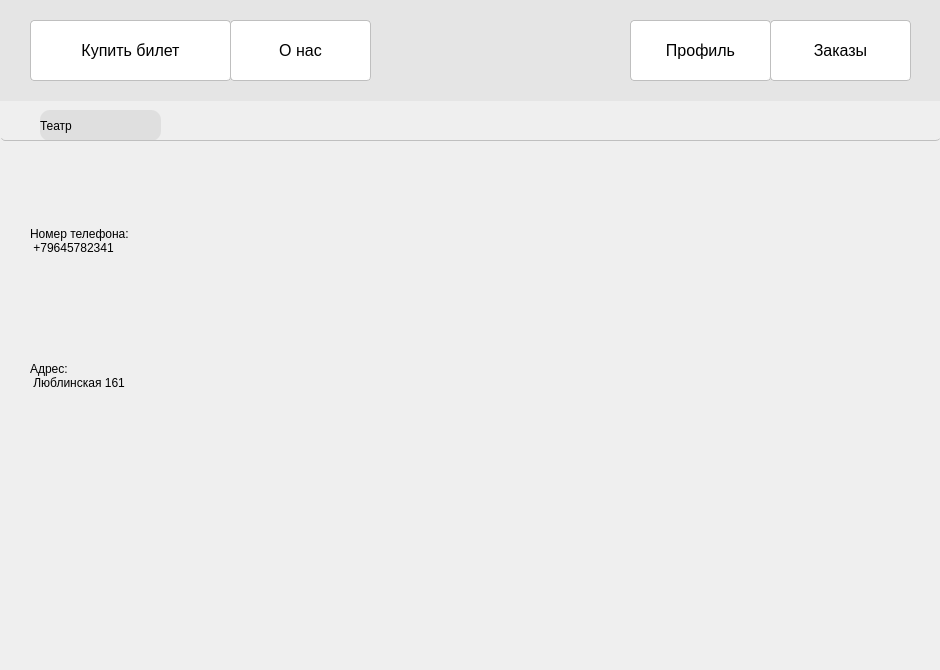
<?xml version="1.0" encoding="UTF-8"?>
<ui version="4.0">
 <class>Form</class>
 <widget class="QWidget" name="Form">
  <property name="geometry">
   <rect>
    <x>0</x>
    <y>0</y>
    <width>940</width>
    <height>670</height>
   </rect>
  </property>
  <property name="windowTitle">
   <string>Form</string>
  </property>
  <widget class="QLabel" name="label_8">
   <property name="geometry">
    <rect>
     <x>-20</x>
     <y>0</y>
     <width>1001</width>
     <height>101</height>
    </rect>
   </property>
   <property name="styleSheet">
    <string notr="true">background-color: rgb(229, 229, 229);</string>
   </property>
   <property name="text">
    <string/>
   </property>
  </widget>
  <widget class="QPushButton" name="afisha_btn">
   <property name="geometry">
    <rect>
     <x>30</x>
     <y>20</y>
     <width>201</width>
     <height>61</height>
    </rect>
   </property>
   <property name="styleSheet">
    <string notr="true">QPushButton#afisha_btn {
 font: 16pt &quot;MS Shell Dlg 2&quot;;
	background-color: rgb(255, 255, 255);
 border: 1px solid #bfbfbf;
 border-radius: 4px;
 padding: 0.8em 1.2em 0.8em 1em;
 transition: all ease-in-out 0.2s;
 font-size: 16px;
}

QPushButton#afisha_btn span {
 display: flex;
 justify-content: center;
 align-items: center;
 color: #fff;
 font-weight: 600;
}

QPushButton#afisha_btn:hover, #afisha_btn:hover {
		background-color: rgb(231, 231, 231);
}</string>
   </property>
   <property name="text">
    <string>Купить билет</string>
   </property>
  </widget>
  <widget class="QPushButton" name="onas_btn">
   <property name="geometry">
    <rect>
     <x>230</x>
     <y>20</y>
     <width>141</width>
     <height>61</height>
    </rect>
   </property>
   <property name="styleSheet">
    <string notr="true">QPushButton#onas_btn {
 font: 16pt &quot;MS Shell Dlg 2&quot;;
 border: 1px solid #bfbfbf;
background-color: rgb(255, 255, 255);
 border-radius: 4px;
 padding: 0.8em 1.2em 0.8em 1em;
 transition: all ease-in-out 0.2s;
 font-size: 16px;
}

QPushButton#onas_btn span {
 display: flex;
 justify-content: center;
 align-items: center;
 color: #fff;
 font-weight: 600;
}

QPushButton#onas_btn:hover, #onas_btn:hover {
	background-color: rgb(231, 231, 231);
}</string>
   </property>
   <property name="text">
    <string>О нас</string>
   </property>
  </widget>
  <widget class="QPushButton" name="profile_btn">
   <property name="geometry">
    <rect>
     <x>630</x>
     <y>20</y>
     <width>141</width>
     <height>61</height>
    </rect>
   </property>
   <property name="styleSheet">
    <string notr="true">QPushButton#profile_btn {
 font: 16pt &quot;Arial&quot;;
 border: 1px solid #bfbfbf;
 background-color: rgb(255, 255, 255);
 border-radius: 4px;
 padding: 0.8em 1.2em 0.8em 1em;
 transition: all ease-in-out 0.2s;
 font-size: 16px;
}

QPushButton#profile_btn span {
 display: flex;
 justify-content: center;
 align-items: center;
 color: #fff;
 font-weight: 600;
}

QPushButton#profile_btn:hover, #profile_btn:hover {
	background-color: rgb(231, 231, 231);
}</string>
   </property>
   <property name="text">
    <string>Профиль</string>
   </property>
  </widget>
  <widget class="QPushButton" name="zakazi_btn">
   <property name="geometry">
    <rect>
     <x>770</x>
     <y>20</y>
     <width>141</width>
     <height>61</height>
    </rect>
   </property>
   <property name="styleSheet">
    <string notr="true">QPushButton#zakazi_btn {
 font: 16pt &quot;Arial&quot;;
 border: 1px solid #bfbfbf;
 background-color: rgb(255, 255, 255);
 border-radius: 4px;
 padding: 0.8em 1.2em 0.8em 1em;
 transition: all ease-in-out 0.2s;
 font-size: 16px;
}

QPushButton#zakazi_btn span {
 display: flex;
 justify-content: center;
 align-items: center;
 color: #fff;
 font-weight: 600;
}

QPushButton#zakazi_btn:hover, #zakazi_btn:hover {
		background-color: rgb(199, 199, 199);
}</string>
   </property>
   <property name="text">
    <string>Заказы</string>
   </property>
  </widget>
  <widget class="QLabel" name="label">
   <property name="geometry">
    <rect>
     <x>30</x>
     <y>210</y>
     <width>431</width>
     <height>61</height>
    </rect>
   </property>
   <property name="styleSheet">
    <string notr="true">font: 75 20pt &quot;Times New Roman&quot;;</string>
   </property>
   <property name="text">
    <string>Номер телефона: 
 +79645782341</string>
   </property>
  </widget>
  <widget class="QLabel" name="label_9">
   <property name="geometry">
    <rect>
     <x>40</x>
     <y>110</y>
     <width>121</width>
     <height>31</height>
    </rect>
   </property>
   <property name="styleSheet">
    <string notr="true">font: 14pt &quot;MS Shell Dlg 2&quot;;
background-color: rgb(223, 223, 223);
border-radius:10px</string>
   </property>
   <property name="text">
    <string>Театр</string>
   </property>
  </widget>
  <widget class="QLabel" name="label_7">
   <property name="geometry">
    <rect>
     <x>0</x>
     <y>120</y>
     <width>941</width>
     <height>21</height>
    </rect>
   </property>
   <property name="styleSheet">
    <string notr="true">border-bottom: 1px solid #bfbfbf;
border-radius: 5px;
</string>
   </property>
   <property name="text">
    <string/>
   </property>
  </widget>
  <widget class="QLabel" name="label_2">
   <property name="geometry">
    <rect>
     <x>30</x>
     <y>340</y>
     <width>431</width>
     <height>71</height>
    </rect>
   </property>
   <property name="styleSheet">
    <string notr="true">font: 20pt &quot;Times New Roman&quot;;</string>
   </property>
   <property name="text">
    <string>Адрес: 
 Люблинская 161</string>
   </property>
  </widget>
  <widget class="QLabel" name="label_3">
   <property name="geometry">
    <rect>
     <x>400</x>
     <y>140</y>
     <width>581</width>
     <height>531</height>
    </rect>
   </property>
   <property name="styleSheet">
    <string notr="true">border-image: url(:/newPrefix/onasimg.jpg);
border-radius:50%;
</string>
   </property>
   <property name="text">
    <string/>
   </property>
  </widget>
 </widget>
 <resources>
  <include location="../image/onasimg.qrc"/>
 </resources>
 <connections/>
</ui>
